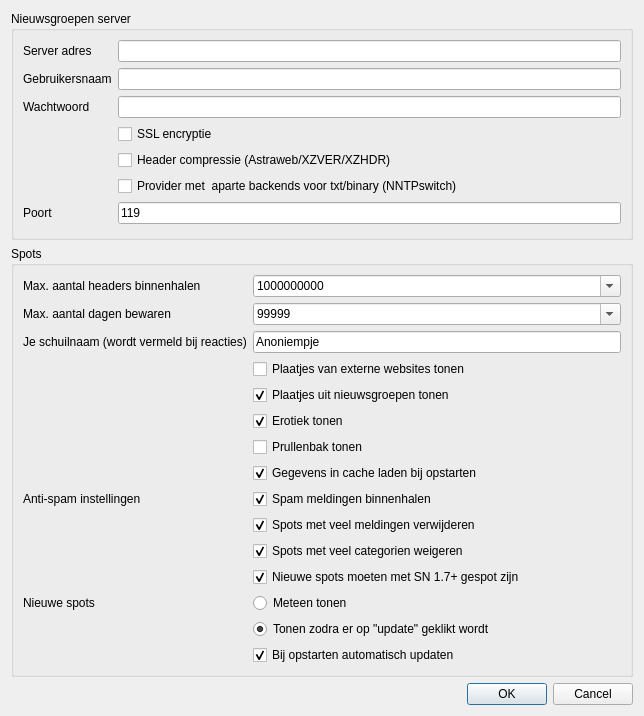
<?xml version="1.0" encoding="UTF-8"?>
<ui version="4.0">
 <class>SettingsDialog</class>
 <widget class="QDialog" name="SettingsDialog">
  <property name="geometry">
   <rect>
    <x>0</x>
    <y>0</y>
    <width>644</width>
    <height>716</height>
   </rect>
  </property>
  <property name="windowTitle">
   <string>Instellingen</string>
  </property>
  <property name="windowIcon">
   <iconset resource="res/icons.qrc">
    <normaloff>:/icons/icon.png</normaloff>:/icons/icon.png</iconset>
  </property>
  <layout class="QVBoxLayout" name="verticalLayout">
   <item>
    <widget class="QGroupBox" name="groupBox">
     <property name="title">
      <string>Nieuwsgroepen server</string>
     </property>
     <layout class="QFormLayout" name="formLayout">
      <property name="fieldGrowthPolicy">
       <enum>QFormLayout::ExpandingFieldsGrow</enum>
      </property>
      <item row="0" column="0">
       <widget class="QLabel" name="label">
        <property name="text">
         <string>Server adres</string>
        </property>
       </widget>
      </item>
      <item row="0" column="1">
       <widget class="QLineEdit" name="serverEdit"/>
      </item>
      <item row="1" column="0">
       <widget class="QLabel" name="label_2">
        <property name="text">
         <string>Gebruikersnaam</string>
        </property>
       </widget>
      </item>
      <item row="1" column="1">
       <widget class="QLineEdit" name="userEdit"/>
      </item>
      <item row="2" column="0">
       <widget class="QLabel" name="label_3">
        <property name="text">
         <string>Wachtwoord</string>
        </property>
       </widget>
      </item>
      <item row="2" column="1">
       <widget class="QLineEdit" name="passEdit">
        <property name="echoMode">
         <enum>QLineEdit::Password</enum>
        </property>
       </widget>
      </item>
      <item row="3" column="1">
       <widget class="QCheckBox" name="sslBox">
        <property name="text">
         <string>SSL encryptie</string>
        </property>
       </widget>
      </item>
      <item row="4" column="1">
       <widget class="QCheckBox" name="xzverBox">
        <property name="text">
         <string>Header compressie (Astraweb/XZVER/XZHDR)</string>
        </property>
       </widget>
      </item>
      <item row="5" column="1">
       <widget class="QCheckBox" name="nntpSwitchCheck">
        <property name="text">
         <string>Provider met  aparte backends voor txt/binary (NNTPswitch)</string>
        </property>
       </widget>
      </item>
      <item row="6" column="0">
       <widget class="QLabel" name="label_4">
        <property name="text">
         <string>Poort</string>
        </property>
       </widget>
      </item>
      <item row="6" column="1">
       <widget class="QLineEdit" name="portEdit">
        <property name="text">
         <string>119</string>
        </property>
       </widget>
      </item>
     </layout>
    </widget>
   </item>
   <item>
    <widget class="QGroupBox" name="groupBox_2">
     <property name="sizePolicy">
      <sizepolicy hsizetype="Preferred" vsizetype="Minimum">
       <horstretch>0</horstretch>
       <verstretch>0</verstretch>
      </sizepolicy>
     </property>
     <property name="minimumSize">
      <size>
       <width>0</width>
       <height>160</height>
      </size>
     </property>
     <property name="title">
      <string>Spots</string>
     </property>
     <layout class="QFormLayout" name="formLayout_2">
      <property name="fieldGrowthPolicy">
       <enum>QFormLayout::ExpandingFieldsGrow</enum>
      </property>
      <item row="0" column="0">
       <widget class="QLabel" name="label_5">
        <property name="text">
         <string>Max. aantal headers binnenhalen</string>
        </property>
       </widget>
      </item>
      <item row="0" column="1">
       <widget class="QComboBox" name="maxSpots">
        <property name="sizePolicy">
         <sizepolicy hsizetype="Expanding" vsizetype="Fixed">
          <horstretch>0</horstretch>
          <verstretch>0</verstretch>
         </sizepolicy>
        </property>
        <property name="minimumSize">
         <size>
          <width>100</width>
          <height>0</height>
         </size>
        </property>
        <property name="inputMethodHints">
         <set>Qt::ImhDigitsOnly</set>
        </property>
        <property name="editable">
         <bool>true</bool>
        </property>
        <property name="currentIndex">
         <number>5</number>
        </property>
        <item>
         <property name="text">
          <string>1000</string>
         </property>
        </item>
        <item>
         <property name="text">
          <string>10000</string>
         </property>
        </item>
        <item>
         <property name="text">
          <string>100000</string>
         </property>
        </item>
        <item>
         <property name="text">
          <string>1000000</string>
         </property>
        </item>
        <item>
         <property name="text">
          <string>10000000</string>
         </property>
        </item>
        <item>
         <property name="text">
          <string>1000000000</string>
         </property>
        </item>
       </widget>
      </item>
      <item row="1" column="0">
       <widget class="QLabel" name="label_6">
        <property name="text">
         <string>Max. aantal dagen bewaren</string>
        </property>
       </widget>
      </item>
      <item row="1" column="1">
       <widget class="QComboBox" name="maxDays">
        <property name="sizePolicy">
         <sizepolicy hsizetype="Expanding" vsizetype="Fixed">
          <horstretch>0</horstretch>
          <verstretch>0</verstretch>
         </sizepolicy>
        </property>
        <property name="minimumSize">
         <size>
          <width>100</width>
          <height>0</height>
         </size>
        </property>
        <property name="inputMethodHints">
         <set>Qt::ImhDigitsOnly</set>
        </property>
        <property name="editable">
         <bool>true</bool>
        </property>
        <property name="currentIndex">
         <number>7</number>
        </property>
        <item>
         <property name="text">
          <string>30</string>
         </property>
        </item>
        <item>
         <property name="text">
          <string>60</string>
         </property>
        </item>
        <item>
         <property name="text">
          <string>90</string>
         </property>
        </item>
        <item>
         <property name="text">
          <string>180</string>
         </property>
        </item>
        <item>
         <property name="text">
          <string>365</string>
         </property>
        </item>
        <item>
         <property name="text">
          <string>720</string>
         </property>
        </item>
        <item>
         <property name="text">
          <string>900</string>
         </property>
        </item>
        <item>
         <property name="text">
          <string>99999</string>
         </property>
        </item>
       </widget>
      </item>
      <item row="3" column="0">
       <widget class="QLabel" name="label_7">
        <property name="enabled">
         <bool>true</bool>
        </property>
        <property name="text">
         <string>Je schuilnaam (wordt vermeld bij reacties)</string>
        </property>
       </widget>
      </item>
      <item row="3" column="1">
       <widget class="QLineEdit" name="nickEdit">
        <property name="enabled">
         <bool>true</bool>
        </property>
        <property name="text">
         <string>Anoniempje</string>
        </property>
       </widget>
      </item>
      <item row="4" column="1">
       <widget class="QCheckBox" name="imagesCheck">
        <property name="text">
         <string>Plaatjes van externe websites tonen</string>
        </property>
       </widget>
      </item>
      <item row="5" column="1">
       <widget class="QCheckBox" name="nntpImagesCheck">
        <property name="text">
         <string>Plaatjes uit nieuwsgroepen tonen</string>
        </property>
        <property name="checked">
         <bool>true</bool>
        </property>
       </widget>
      </item>
      <item row="6" column="1">
       <widget class="QCheckBox" name="eroCheck">
        <property name="text">
         <string>Erotiek tonen</string>
        </property>
        <property name="checked">
         <bool>true</bool>
        </property>
       </widget>
      </item>
      <item row="7" column="1">
       <widget class="QCheckBox" name="trashCheck">
        <property name="enabled">
         <bool>true</bool>
        </property>
        <property name="text">
         <string>Prullenbak tonen</string>
        </property>
       </widget>
      </item>
      <item row="9" column="1">
       <widget class="QCheckBox" name="spamCheck">
        <property name="text">
         <string>Spam meldingen binnenhalen</string>
        </property>
        <property name="checked">
         <bool>true</bool>
        </property>
       </widget>
      </item>
      <item row="10" column="1">
       <widget class="QCheckBox" name="spamDeleteCheck">
        <property name="text">
         <string>Spots met veel meldingen verwijderen</string>
        </property>
        <property name="checked">
         <bool>true</bool>
        </property>
       </widget>
      </item>
      <item row="11" column="1">
       <widget class="QCheckBox" name="filterManyCatCheck">
        <property name="text">
         <string>Spots met veel categorien weigeren</string>
        </property>
        <property name="checked">
         <bool>true</bool>
        </property>
       </widget>
      </item>
      <item row="13" column="0">
       <widget class="QLabel" name="label_8">
        <property name="text">
         <string>Nieuwe spots</string>
        </property>
       </widget>
      </item>
      <item row="13" column="1">
       <widget class="QRadioButton" name="meteenTonenRadio">
        <property name="text">
         <string>Meteen tonen</string>
        </property>
        <property name="checked">
         <bool>false</bool>
        </property>
       </widget>
      </item>
      <item row="14" column="1">
       <widget class="QRadioButton" name="naUpdateRadio">
        <property name="text">
         <string>Tonen zodra er op &quot;update&quot; geklikt wordt</string>
        </property>
        <property name="checked">
         <bool>true</bool>
        </property>
       </widget>
      </item>
      <item row="15" column="1">
       <widget class="QCheckBox" name="updateOnStart">
        <property name="enabled">
         <bool>true</bool>
        </property>
        <property name="text">
         <string>Bij opstarten automatisch updaten</string>
        </property>
        <property name="checked">
         <bool>true</bool>
        </property>
       </widget>
      </item>
      <item row="12" column="1">
       <widget class="QCheckBox" name="filterHCCheck">
        <property name="text">
         <string>Nieuwe spots moeten met SN 1.7+ gespot zijn</string>
        </property>
        <property name="checked">
         <bool>true</bool>
        </property>
       </widget>
      </item>
      <item row="9" column="0">
       <widget class="QLabel" name="label_9">
        <property name="text">
         <string>Anti-spam instellingen</string>
        </property>
       </widget>
      </item>
      <item row="8" column="1">
       <widget class="QCheckBox" name="warmcacheCheck">
        <property name="text">
         <string>Gegevens in cache laden bij opstarten</string>
        </property>
        <property name="checked">
         <bool>true</bool>
        </property>
       </widget>
      </item>
     </layout>
    </widget>
   </item>
   <item>
    <widget class="QDialogButtonBox" name="buttonBox">
     <property name="locale">
      <locale language="Dutch" country="Netherlands"/>
     </property>
     <property name="orientation">
      <enum>Qt::Horizontal</enum>
     </property>
     <property name="standardButtons">
      <set>QDialogButtonBox::Cancel|QDialogButtonBox::Ok</set>
     </property>
    </widget>
   </item>
  </layout>
 </widget>
 <resources>
  <include location="res/icons.qrc"/>
 </resources>
 <connections>
  <connection>
   <sender>buttonBox</sender>
   <signal>accepted()</signal>
   <receiver>SettingsDialog</receiver>
   <slot>accept()</slot>
   <hints>
    <hint type="sourcelabel">
     <x>248</x>
     <y>254</y>
    </hint>
    <hint type="destinationlabel">
     <x>157</x>
     <y>274</y>
    </hint>
   </hints>
  </connection>
  <connection>
   <sender>buttonBox</sender>
   <signal>rejected()</signal>
   <receiver>SettingsDialog</receiver>
   <slot>reject()</slot>
   <hints>
    <hint type="sourcelabel">
     <x>316</x>
     <y>260</y>
    </hint>
    <hint type="destinationlabel">
     <x>286</x>
     <y>274</y>
    </hint>
   </hints>
  </connection>
 </connections>
</ui>
